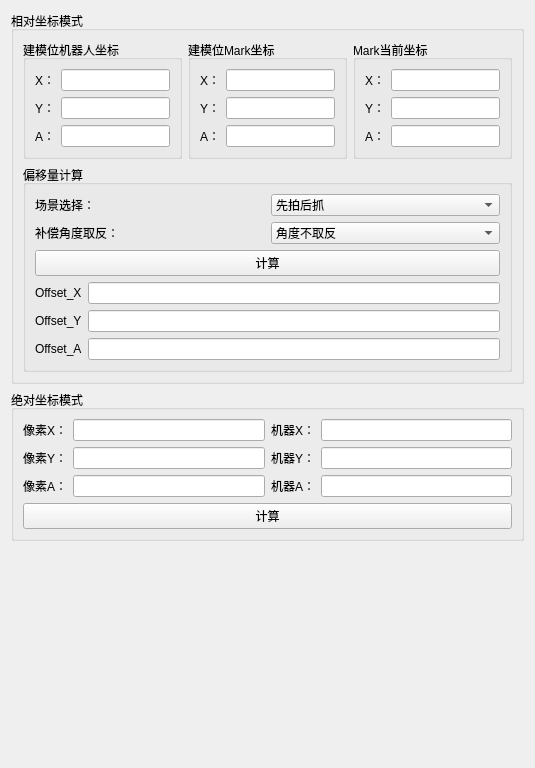
         <widget class="QWidget" name="scrollAreaWidgetContents_5">
          <property name="geometry">
           <rect>
            <x>0</x>
            <y>0</y>
            <width>535</width>
            <height>768</height>
           </rect>
          </property>
          <layout class="QVBoxLayout" name="verticalLayout_34">
           <item>
            <layout class="QVBoxLayout" name="verticalLayout_31">
             <item>
              <layout class="QVBoxLayout" name="verticalLayout_30">
               <item>
                <widget class="QGroupBox" name="groupBox_3">
                 <property name="title">
                  <string>相对坐标模式</string>
                 </property>
                 <layout class="QGridLayout" name="gridLayout_12">
                  <item row="0" column="0">
                   <layout class="QVBoxLayout" name="verticalLayout_29">
                    <item>
                     <layout class="QHBoxLayout" name="horizontalLayout_52">
                      <item>
                       <widget class="QGroupBox" name="groupBox_11">
                        <property name="title">
                         <string>建模位机器人坐标</string>
                        </property>
                        <layout class="QGridLayout" name="gridLayout_7">
                         <item row="0" column="0">
                          <layout class="QVBoxLayout" name="verticalLayout_23">
                           <item>
                            <layout class="QHBoxLayout" name="horizontalLayout_18">
                             <item>
                              <widget class="QLabel" name="label_33">
                               <property name="text">
                                <string>X：</string>
                               </property>
                              </widget>
                             </item>
                             <item>
                              <widget class="QLineEdit" name="lineEdit_ModelPosition_RobotX"/>
                             </item>
                            </layout>
                           </item>
                           <item>
                            <layout class="QHBoxLayout" name="horizontalLayout_48">
                             <item>
                              <widget class="QLabel" name="label_34">
                               <property name="text">
                                <string>Y：</string>
                               </property>
                              </widget>
                             </item>
                             <item>
                              <widget class="QLineEdit" name="lineEdit_ModelPosition_RobotY"/>
                             </item>
                            </layout>
                           </item>
                           <item>
                            <layout class="QHBoxLayout" name="horizontalLayout_49">
                             <item>
                              <widget class="QLabel" name="label_36">
                               <property name="text">
                                <string>A：</string>
                               </property>
                              </widget>
                             </item>
                             <item>
                              <widget class="QLineEdit" name="lineEdit_ModelPosition_RobotA"/>
                             </item>
                            </layout>
                           </item>
                          </layout>
                         </item>
                        </layout>
                       </widget>
                      </item>
                      <item>
                       <widget class="QGroupBox" name="groupBox_5">
                        <property name="title">
                         <string>建模位Mark坐标</string>
                        </property>
                        <layout class="QGridLayout" name="gridLayout_8">
                         <item row="0" column="0">
                          <layout class="QVBoxLayout" name="verticalLayout_19">
                           <item>
                            <layout class="QHBoxLayout" name="horizontalLayout_19">
                             <item>
                              <widget class="QLabel" name="label_13">
                               <property name="text">
                                <string>X：</string>
                               </property>
                              </widget>
                             </item>
                             <item>
                              <widget class="QLineEdit" name="lineEdit_ModelX"/>
                             </item>
                            </layout>
                           </item>
                           <item>
                            <layout class="QHBoxLayout" name="horizontalLayout_20">
                             <item>
                              <widget class="QLabel" name="label_14">
                               <property name="text">
                                <string>Y：</string>
                               </property>
                              </widget>
                             </item>
                             <item>
                              <widget class="QLineEdit" name="lineEdit_ModelY"/>
                             </item>
                            </layout>
                           </item>
                           <item>
                            <layout class="QHBoxLayout" name="horizontalLayout_21">
                             <item>
                              <widget class="QLabel" name="label_16">
                               <property name="text">
                                <string>A：</string>
                               </property>
                              </widget>
                             </item>
                             <item>
                              <widget class="QLineEdit" name="lineEdit_ModelA"/>
                             </item>
                            </layout>
                           </item>
                          </layout>
                         </item>
                        </layout>
                       </widget>
                      </item>
                      <item>
                       <widget class="QGroupBox" name="groupBox_6">
                        <property name="title">
                         <string>Mark当前坐标</string>
                        </property>
                        <layout class="QGridLayout" name="gridLayout_9">
                         <item row="0" column="0">
                          <layout class="QVBoxLayout" name="verticalLayout_20">
                           <item>
                            <layout class="QHBoxLayout" name="horizontalLayout_42">
                             <item>
                              <widget class="QLabel" name="label_17">
                               <property name="text">
                                <string>X：</string>
                               </property>
                              </widget>
                             </item>
                             <item>
                              <widget class="QLineEdit" name="lineEdit_NowX"/>
                             </item>
                            </layout>
                           </item>
                           <item>
                            <layout class="QHBoxLayout" name="horizontalLayout_43">
                             <item>
                              <widget class="QLabel" name="label_30">
                               <property name="text">
                                <string>Y：</string>
                               </property>
                              </widget>
                             </item>
                             <item>
                              <widget class="QLineEdit" name="lineEdit_NowY"/>
                             </item>
                            </layout>
                           </item>
                           <item>
                            <layout class="QHBoxLayout" name="horizontalLayout_44">
                             <item>
                              <widget class="QLabel" name="label_31">
                               <property name="text">
                                <string>A：</string>
                               </property>
                              </widget>
                             </item>
                             <item>
                              <widget class="QLineEdit" name="lineEdit_NowA"/>
                             </item>
                            </layout>
                           </item>
                          </layout>
                         </item>
                        </layout>
                       </widget>
                      </item>
                     </layout>
                    </item>
                    <item>
                     <widget class="QGroupBox" name="groupBox_7">
                      <property name="title">
                       <string>偏移量计算</string>
                      </property>
                      <layout class="QGridLayout" name="gridLayout_11">
                       <item row="0" column="0">
                        <layout class="QVBoxLayout" name="verticalLayout_25">
                         <item>
                          <layout class="QVBoxLayout" name="verticalLayout_21">
                           <item>
                            <layout class="QHBoxLayout" name="horizontalLayout_45">
                             <item>
                              <widget class="QLabel" name="label_32">
                               <property name="text">
                                <string>场景选择：</string>
                               </property>
                              </widget>
                             </item>
                             <item>
                              <widget class="QComboBox" name="cmb_Scene">
                               <item>
                                <property name="text">
                                 <string>先拍后抓</string>
                                </property>
                               </item>
                               <item>
                                <property name="text">
                                 <string>先抓后拍</string>
                                </property>
                               </item>
                              </widget>
                             </item>
                            </layout>
                           </item>
                           <item>
                            <layout class="QHBoxLayout" name="horizontalLayout_46">
                             <item>
                              <widget class="QLabel" name="label_35">
                               <property name="text">
                                <string>补偿角度取反：</string>
                               </property>
                              </widget>
                             </item>
                             <item>
                              <widget class="QComboBox" name="cmb_ReverseAngle">
                               <item>
                                <property name="text">
                                 <string>角度不取反</string>
                                </property>
                               </item>
                               <item>
                                <property name="text">
                                 <string>角度取反</string>
                                </property>
                               </item>
                              </widget>
                             </item>
                            </layout>
                           </item>
                          </layout>
                         </item>
                         <item>
                          <layout class="QVBoxLayout" name="verticalLayout_24">
                           <item>
                            <widget class="QPushButton" name="pb_GetOffset">
                             <property name="text">
                              <string>计算</string>
                             </property>
                            </widget>
                           </item>
                           <item>
                            <layout class="QVBoxLayout" name="verticalLayout_22">
                             <item>
                              <layout class="QHBoxLayout" name="horizontalLayout_47">
                               <item>
                                <widget class="QLabel" name="label_37">
                                 <property name="text">
                                  <string>Offset_X</string>
                                 </property>
                                </widget>
                               </item>
                               <item>
                                <widget class="QLineEdit" name="lineEdit_OffsetX"/>
                               </item>
                              </layout>
                             </item>
                             <item>
                              <layout class="QHBoxLayout" name="horizontalLayout_50">
                               <item>
                                <widget class="QLabel" name="label_38">
                                 <property name="text">
                                  <string>Offset_Y</string>
                                 </property>
                                </widget>
                               </item>
                               <item>
                                <widget class="QLineEdit" name="lineEdit_OffsetY"/>
                               </item>
                              </layout>
                             </item>
                             <item>
                              <layout class="QHBoxLayout" name="horizontalLayout_51">
                               <item>
                                <widget class="QLabel" name="label_39">
                                 <property name="text">
                                  <string>Offset_A</string>
                                 </property>
                                </widget>
                               </item>
                               <item>
                                <widget class="QLineEdit" name="lineEdit_OffsetA"/>
                               </item>
                              </layout>
                             </item>
                            </layout>
                           </item>
                          </layout>
                         </item>
                        </layout>
                       </item>
                      </layout>
                     </widget>
                    </item>
                   </layout>
                  </item>
                 </layout>
                </widget>
               </item>
               <item>
                <widget class="QGroupBox" name="groupBox_9">
                 <property name="title">
                  <string>绝对坐标模式</string>
                 </property>
                 <layout class="QGridLayout" name="gridLayout_10">
                  <item row="0" column="0">
                   <layout class="QVBoxLayout" name="verticalLayout_26">
                    <item>
                     <layout class="QHBoxLayout" name="horizontalLayout_54">
                      <item>
                       <layout class="QVBoxLayout" name="verticalLayout_27">
                        <item>
                         <layout class="QHBoxLayout" name="horizontalLayout_55">
                          <item>
                           <widget class="QLabel" name="label_40">
                            <property name="text">
                             <string>像素X：</string>
                            </property>
                           </widget>
                          </item>
                          <item>
                           <widget class="QLineEdit" name="lineEdit_PixelX_Abs"/>
                          </item>
                         </layout>
                        </item>
                        <item>
                         <layout class="QHBoxLayout" name="horizontalLayout_56">
                          <item>
                           <widget class="QLabel" name="label_41">
                            <property name="text">
                             <string>像素Y：</string>
                            </property>
                           </widget>
                          </item>
                          <item>
                           <widget class="QLineEdit" name="lineEdit_PixelY_Abs"/>
                          </item>
                         </layout>
                        </item>
                        <item>
                         <layout class="QHBoxLayout" name="horizontalLayout_57">
                          <item>
                           <widget class="QLabel" name="label_42">
                            <property name="text">
                             <string>像素A：</string>
                            </property>
                           </widget>
                          </item>
                          <item>
                           <widget class="QLineEdit" name="lineEdit_PixelA_Abs"/>
                          </item>
                         </layout>
                        </item>
                       </layout>
                      </item>
                      <item>
                       <layout class="QVBoxLayout" name="verticalLayout_28">
                        <item>
                         <layout class="QHBoxLayout" name="horizontalLayout_58">
                          <item>
                           <widget class="QLabel" name="label_43">
                            <property name="text">
                             <string>机器X：</string>
                            </property>
                           </widget>
                          </item>
                          <item>
                           <widget class="QLineEdit" name="lineEdit_RobotX_Abs"/>
                          </item>
                         </layout>
                        </item>
                        <item>
                         <layout class="QHBoxLayout" name="horizontalLayout_59">
                          <item>
                           <widget class="QLabel" name="label_44">
                            <property name="text">
                             <string>机器Y：</string>
                            </property>
                           </widget>
                          </item>
                          <item>
                           <widget class="QLineEdit" name="lineEdit_RobotY_Abs"/>
                          </item>
                         </layout>
                        </item>
                        <item>
                         <layout class="QHBoxLayout" name="horizontalLayout_60">
                          <item>
                           <widget class="QLabel" name="label_45">
                            <property name="text">
                             <string>机器A：</string>
                            </property>
                           </widget>
                          </item>
                          <item>
                           <widget class="QLineEdit" name="lineEdit_RobotA_Abs"/>
                          </item>
                         </layout>
                        </item>
                       </layout>
                      </item>
                     </layout>
                    </item>
                    <item>
                     <widget class="QPushButton" name="pb_TransPoint">
                      <property name="text">
                       <string>计算</string>
                      </property>
                     </widget>
                    </item>
                   </layout>
                  </item>
                 </layout>
                </widget>
               </item>
              </layout>
             </item>
             <item>
              <spacer name="verticalSpacer_3">
               <property name="orientation">
                <enum>Qt::Vertical</enum>
               </property>
               <property name="sizeHint" stdset="0">
                <size>
                 <width>20</width>
                 <height>923</height>
                </size>
               </property>
              </spacer>
             </item>
            </layout>
           </item>
          </layout>
         </widget>
